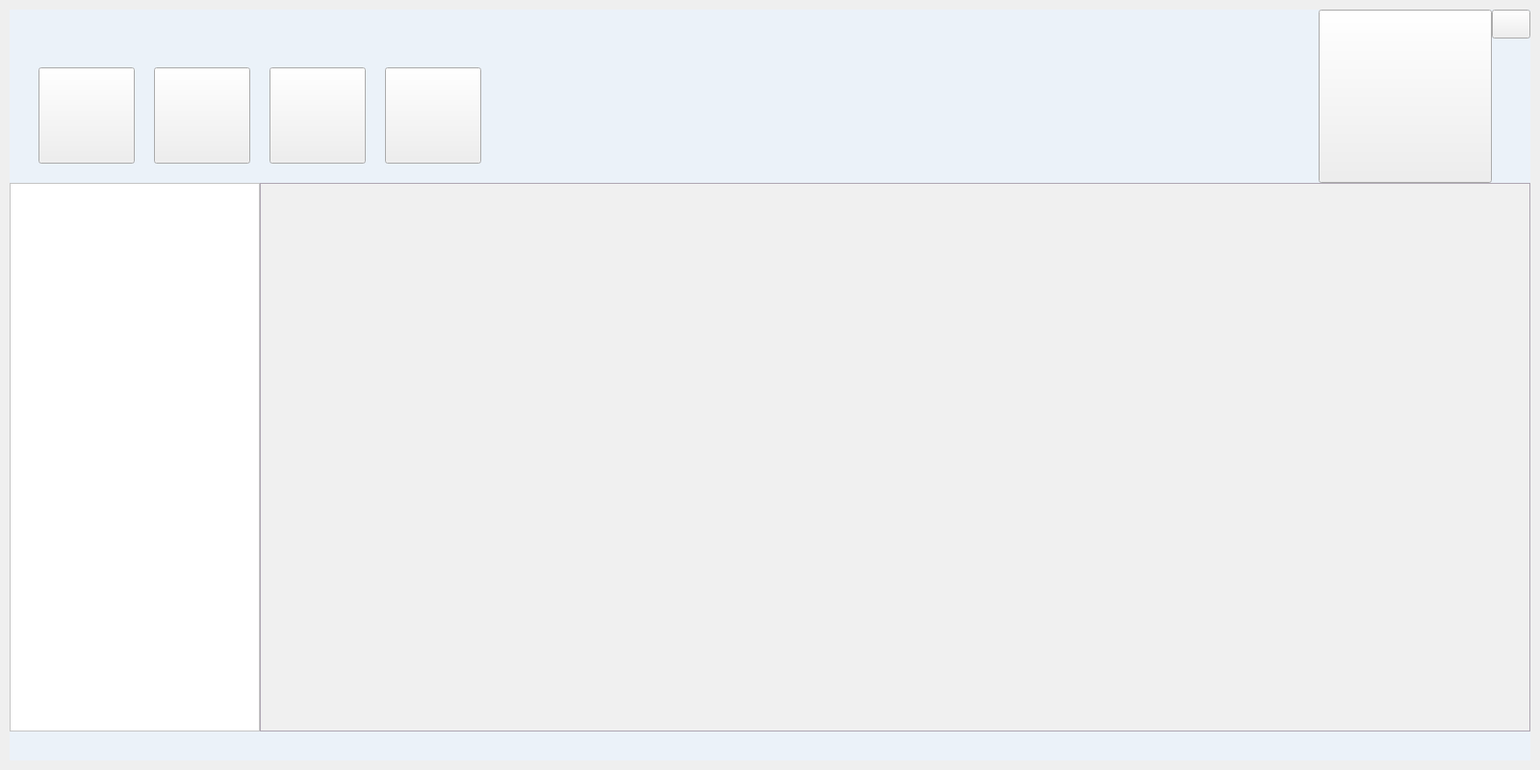
<?xml version="1.0" encoding="UTF-8"?>
<ui version="4.0">
 <class>centerwindow</class>
 <widget class="QWidget" name="centerwindow">
  <property name="geometry">
   <rect>
    <x>0</x>
    <y>0</y>
    <width>1600</width>
    <height>800</height>
   </rect>
  </property>
  <property name="windowTitle">
   <string>Form</string>
  </property>
  <widget class="QLabel" name="background">
   <property name="geometry">
    <rect>
     <x>10</x>
     <y>10</y>
     <width>1580</width>
     <height>780</height>
    </rect>
   </property>
   <property name="styleSheet">
    <string notr="true">background-color: rgb(235, 242, 249);</string>
   </property>
   <property name="text">
    <string/>
   </property>
  </widget>
  <widget class="QLabel" name="title">
   <property name="geometry">
    <rect>
     <x>10</x>
     <y>10</y>
     <width>1580</width>
     <height>180</height>
    </rect>
   </property>
   <property name="styleSheet">
    <string notr="true">border-image: url(:/mainWindow/jpg/resources/mainTitle.jpg);</string>
   </property>
   <property name="text">
    <string/>
   </property>
  </widget>
  <widget class="QPushButton" name="close">
   <property name="geometry">
    <rect>
     <x>1550</x>
     <y>10</y>
     <width>40</width>
     <height>30</height>
    </rect>
   </property>
   <property name="styleSheet">
    <string notr="true">QPushButton{border-image:url(:/mainWindow/jpg/resources/closeCenter.jpg)}
QPushButton:hover{border-image: url(:/login/button/resources/close_hover.jpg);}
QPushButton:pressed{border-image: url(:/login/button/resources/close_press.jpg);} </string>
   </property>
   <property name="text">
    <string/>
   </property>
  </widget>
  <widget class="QLabel" name="status">
   <property name="geometry">
    <rect>
     <x>10</x>
     <y>760</y>
     <width>1580</width>
     <height>30</height>
    </rect>
   </property>
   <property name="styleSheet">
    <string notr="true">border-image: url(:/mainWindow/jpg/resources/status.jpg);</string>
   </property>
   <property name="text">
    <string/>
   </property>
   <property name="textFormat">
    <enum>Qt::AutoText</enum>
   </property>
  </widget>
  <widget class="QTreeView" name="treeview">
   <property name="geometry">
    <rect>
     <x>10</x>
     <y>190</y>
     <width>260</width>
     <height>570</height>
    </rect>
   </property>
   <property name="styleSheet">
    <string notr="true">QTreeView {
	border-image: url(:/mainWindow/jpg/resources/boT.jpg);
	background-color: rgb(255, 255, 255);
    show-decoration-selected: 1;
	
	font: 10pt &quot;幼圆&quot;;
}
QTreeView::item {
    border: 1px solid #d9d9d9;
    border-top-color: transparent;
    border-bottom-color: transparent;
}

QTreeView::item:hover {
    background: qlineargradient(x1: 0, y1: 0, x2: 0, y2: 1, stop: 0 #e7effd, stop: 1 #cbdaf1);
    border: 1px solid #bfcde4;
}

QTreeView::item:selected {
    border: 1px solid #567dbc;
}

QTreeView::item:selected:active{
    background: qlineargradient(x1: 0, y1: 0, x2: 0, y2: 1, stop: 0 #6ea1f1, stop: 1 #567dbc);
}

QTreeView::item:selected:!active {
    background: qlineargradient(x1: 0, y1: 0, x2: 0, y2: 1, stop: 0 #6b9be8, stop: 1 #577fbf);
}

QTreeView::branch:has-siblings:!adjoins-item {
    border-image: url(:/mainWindow/png/resources/vline.png) 0;
}

QTreeView::branch:has-siblings:adjoins-item {
    border-image: url(:/mainWindow/png/resources/branch-more.png) 0;
}

QTreeView::branch:!has-children:!has-siblings:adjoins-item {
    border-image: url(:/mainWindow/png/resources/branch-end.png) 0;
}

QTreeView::branch:has-children:!has-siblings:closed,
QTreeView::branch:closed:has-children:has-siblings {
    border-image: none;
    image: url(:/mainWindow/png/resources/branch-closed.png);
}

QTreeView::branch:open:has-children:!has-siblings,
QTreeView::branch:open:has-children:has-siblings  {
    border-image: none;
    image: url(:/mainWindow/png/resources/branch-open.png);
}</string>
   </property>
  </widget>
  <widget class="QLabel" name="label">
   <property name="geometry">
    <rect>
     <x>20</x>
     <y>20</y>
     <width>221</width>
     <height>21</height>
    </rect>
   </property>
   <property name="styleSheet">
    <string notr="true">border-image: url(:/mainWindow/png/resources/titleText.png);</string>
   </property>
   <property name="text">
    <string/>
   </property>
  </widget>
  <widget class="QPushButton" name="creDBBut">
   <property name="geometry">
    <rect>
     <x>40</x>
     <y>70</y>
     <width>100</width>
     <height>100</height>
    </rect>
   </property>
   <property name="styleSheet">
    <string notr="true">QPushButton{border-image:url(:/mainWindow/png/resources/open.png);}
QPushButton:hover{border-image:url(:/mainWindow/png/resources/open_hover.png);}</string>
   </property>
   <property name="text">
    <string/>
   </property>
  </widget>
  <widget class="QPushButton" name="dropDBBut">
   <property name="geometry">
    <rect>
     <x>160</x>
     <y>70</y>
     <width>100</width>
     <height>100</height>
    </rect>
   </property>
   <property name="styleSheet">
    <string notr="true">QPushButton{border-image:url(:/mainWindow/png/resources/create.png);}
QPushButton:hover{border-image:url(:/mainWindow/png/resources/create_hover.png);}</string>
   </property>
   <property name="text">
    <string/>
   </property>
  </widget>
  <widget class="QPushButton" name="addTableBut">
   <property name="geometry">
    <rect>
     <x>280</x>
     <y>70</y>
     <width>100</width>
     <height>100</height>
    </rect>
   </property>
   <property name="styleSheet">
    <string notr="true">QPushButton{border-image:url(:/mainWindow/png/resources/addTable.png)}
QPushButton:hover{border-image:url(:/mainWindow/png/resources/addTable_hover.png)}</string>
   </property>
   <property name="text">
    <string/>
   </property>
  </widget>
  <widget class="QPushButton" name="delTableBut">
   <property name="geometry">
    <rect>
     <x>400</x>
     <y>70</y>
     <width>100</width>
     <height>100</height>
    </rect>
   </property>
   <property name="styleSheet">
    <string notr="true">QPushButton{border-image:url(:/mainWindow/png/resources/delTable.png)}
QPushButton:hover{border-image:url(:/mainWindow/png/resources/delTable_hover.png)}
</string>
   </property>
   <property name="text">
    <string/>
   </property>
  </widget>
  <widget class="QTableView" name="tableView">
   <property name="geometry">
    <rect>
     <x>270</x>
     <y>190</y>
     <width>1320</width>
     <height>570</height>
    </rect>
   </property>
   <property name="styleSheet">
    <string notr="true">    QTableView{  
	background-image: url(:/mainWindow/jpg/resources/boT.jpg);
        color: rgb(0, 0, 0);  
        border: 1px solid rgb(175, 167, 179);          /*边框颜色*/  
        gridline-color:#C07010;             /*grid线颜色*/  
        background-color: rgb(240, 240, 240);  
        alternate-background-color: rgb(200, 200, 200); /*行交替颜色*/  
        selection-background-color: rgb(130, 190, 100); /*选中行背景颜色*/  
    }  
      
    QTableView::item:!alternate:!selected{  
        background-color: rgb(220, 220, 220);    /*交替行的另一颜色*/  
    }  </string>
   </property>
  </widget>
  <widget class="QPushButton" name="pushButton">
   <property name="geometry">
    <rect>
     <x>1370</x>
     <y>10</y>
     <width>180</width>
     <height>180</height>
    </rect>
   </property>
   <property name="styleSheet">
    <string notr="true">QPushButton{border-image:url(:/mainWindow/png/resources/log.png)}
QPushButton:hover{border-image:url(:/mainWindow/png/resources/log_hover.png)}
</string>
   </property>
   <property name="text">
    <string/>
   </property>
  </widget>
 </widget>
 <resources/>
 <connections/>
</ui>
